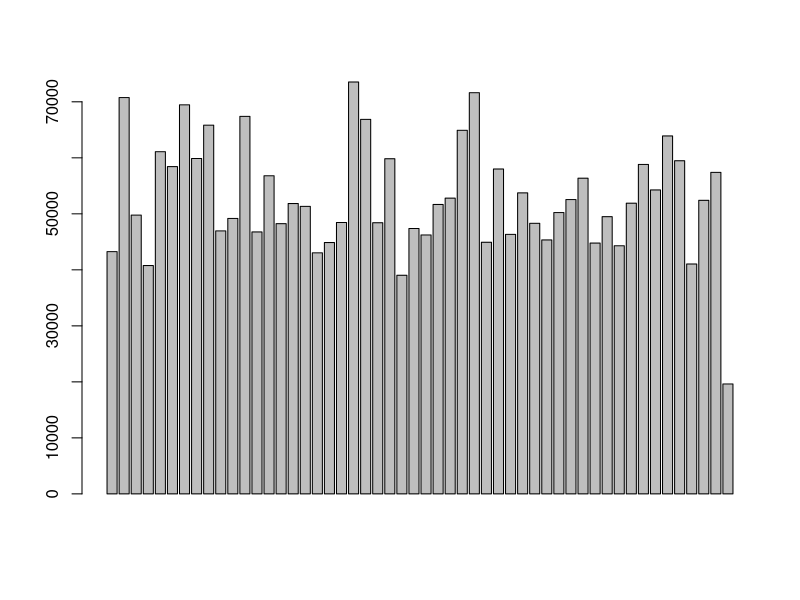
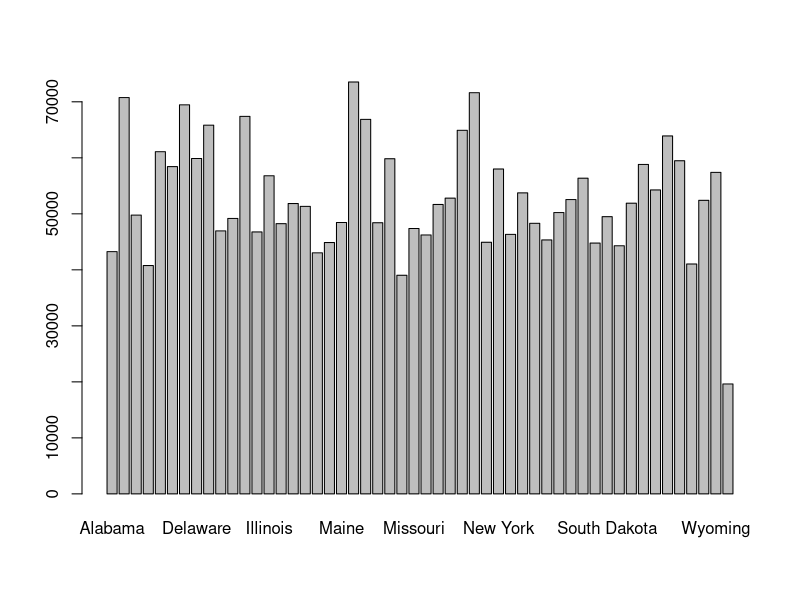
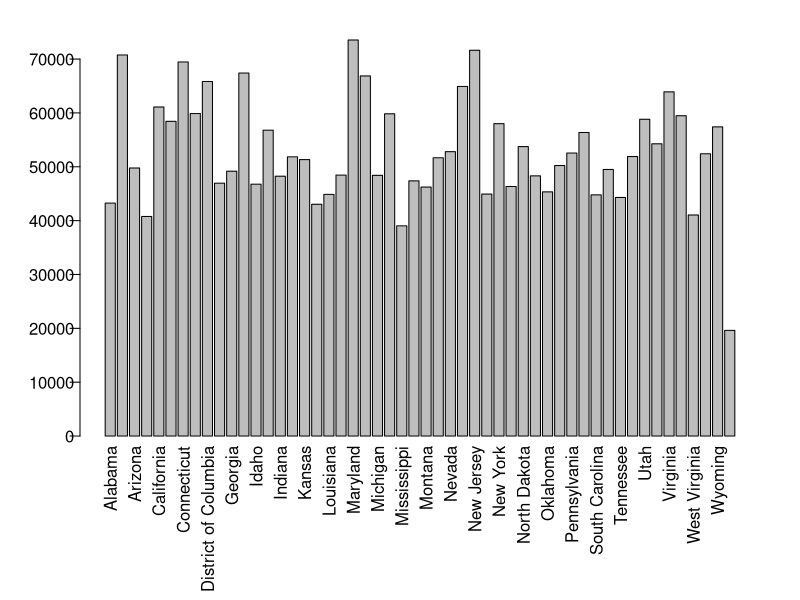
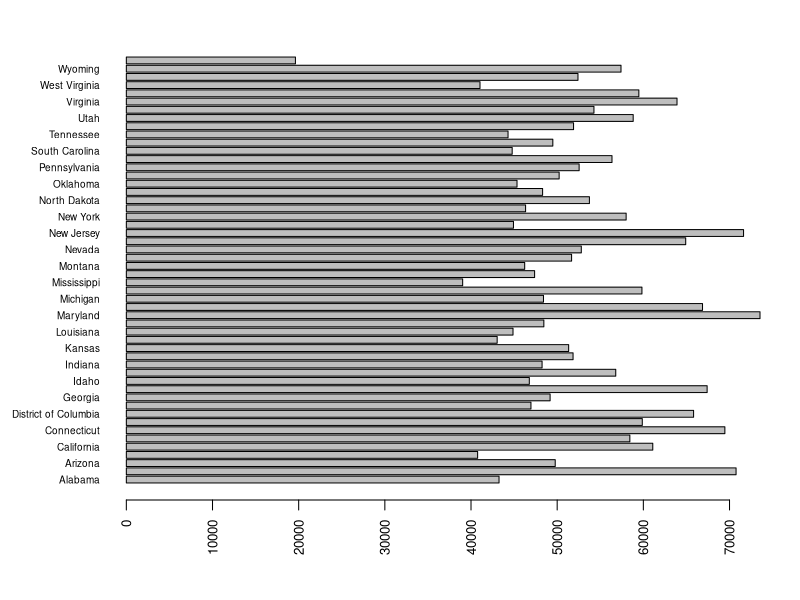
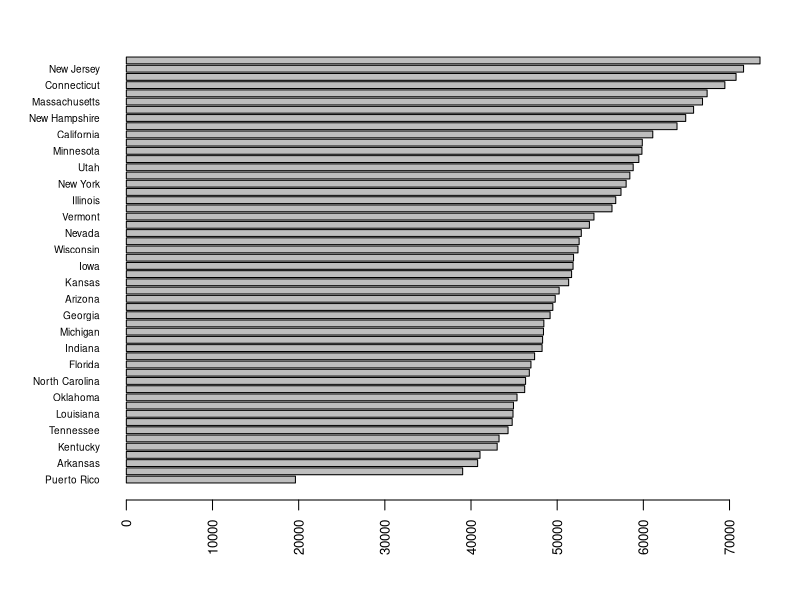
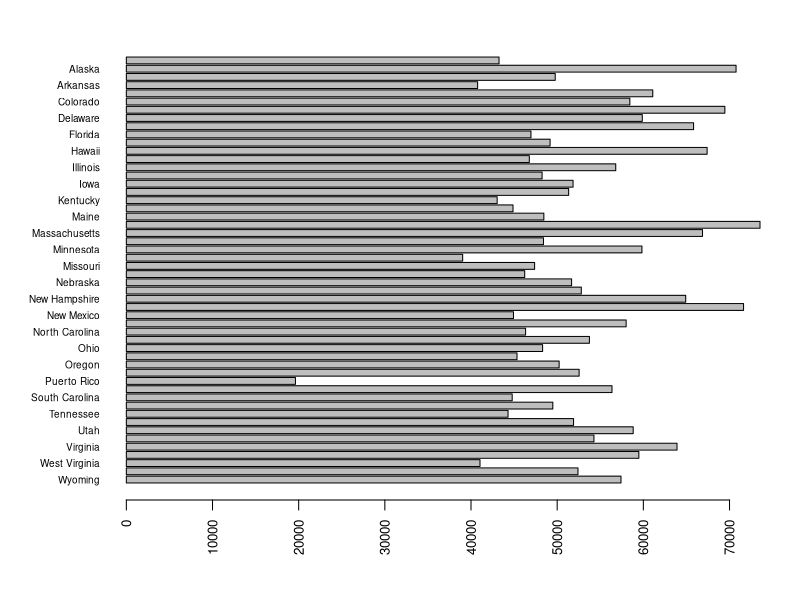
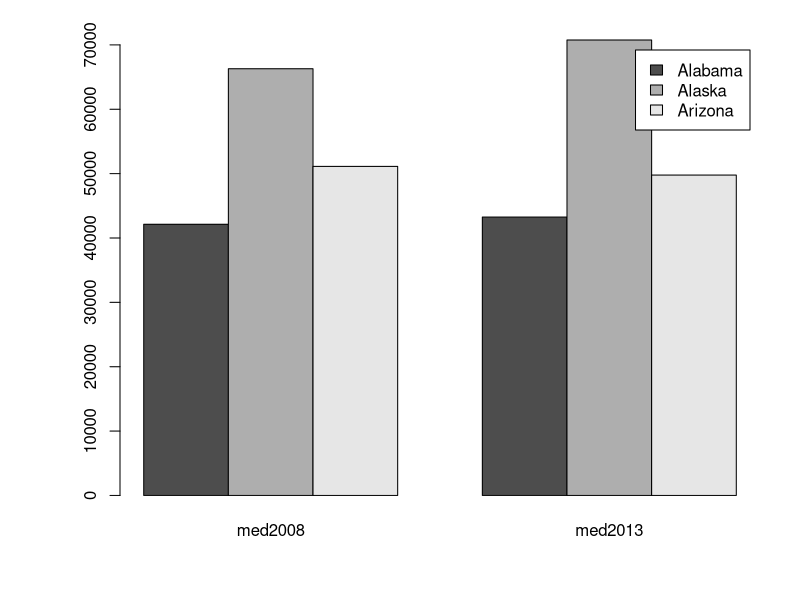
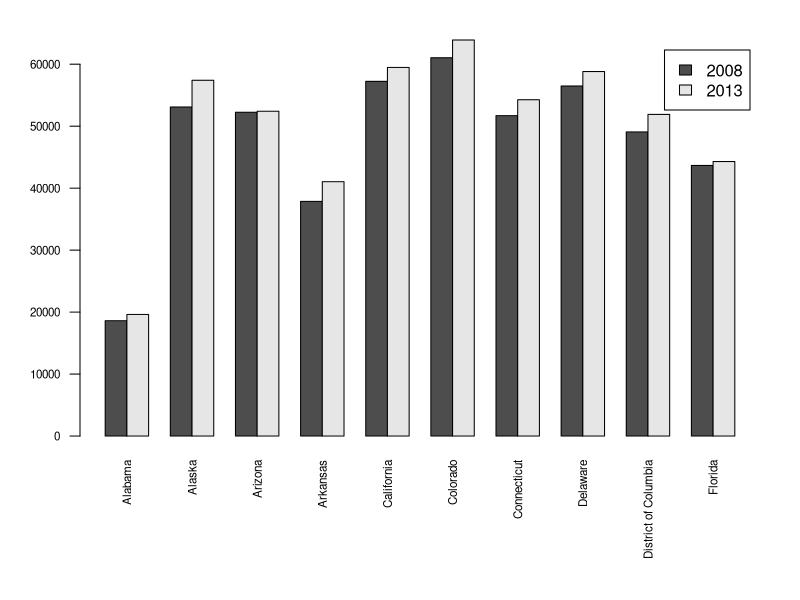

The R source for these figures, in order:
#####
#
# How to Make a Bar Chart
#
#####


#
# Load data
#

income <- read.csv("data/income-totals.csv", stringsAsFactors=FALSE, sep=",", colClasses=c("FIPS"="character"))


#
# Default bar chart
#

barplot(income$med_income)


#
# Axes
#

# Labels
barplot(income$med_income, names.arg=income$name)

par(mar=c(8,4,2,2))
barplot(income$med_income, names=income$name, las=2, mgp=c(3,0.3,0))

# Rotate
par(mar=c(5, 6, 2, 2))
barplot(income$med_income, names.arg=income$name, las=2, horiz=TRUE, cex.names=0.6, cex.axis=0.8)




#
# Sorting
#

# By value
income_desc <- income[order(income$med_income, decreasing=FALSE),]
par(mar=c(5, 6, 2, 2))
barplot(income_desc$med_income, names.arg=income_desc$name, las=2, 
        horiz=TRUE, cex.names=0.6, cex.axis=0.8)

# By name
income_desc <- income[order(income$name, decreasing=TRUE),]
par(mar=c(5, 6, 2, 2))
barplot(income_desc$med_income, names.arg=income_desc$name, 
        las=2, horiz=TRUE, cex.names=0.6, cex.axis=0.8)


#
# Grouping
#

# Merge with state names
income0813 <- read.csv("data/income-2008-13.csv", stringsAsFactors=FALSE, 
                       sep=",", colClasses=c("FIPS"="character"))
income0813 <- merge(income[,c("FIPS", "name")], income0813, by="FIPS")


# Grouped bar chart
barplot(as.matrix(income0813[1:3, c("med2008", "med2013")]), beside=TRUE, 
        legend.text=income0813$name[1:3])

par(mar=c(8,4,2,2))
rotate <- function(x) t(apply(x, 2, rev))
income_rotated <- rotate(as.matrix(income0813[, c("med2008", "med2013")]))
barplot(income_rotated[,1:10], beside=TRUE, legend.text=c("2008", "2013"), names.arg=c(income0813$name[1:10]), cex.axis=0.7, cex.names=0.7, las=2)


# Indexed categories
regions <- read.csv("data/state_geocodes_v2011.csv", stringsAsFactors=FALSE, colClasses=c("Region"="character", "Division"="character", "FIPS"="character", "Name"="character"))
income_more <- merge(income, regions, by="FIPS")
unique_regions <- unique(income_more$Region)

bar_names <- c()
bar_heights <- c()
for (i in 1:length(unique_regions)) {
  
  curr_region <- subset(regions, Region==unique_regions[i] & FIPS=="00" & Division == "0")
  bar_names <- c(bar_names, NA, toupper(curr_region$Name))
  bar_heights <- c(bar_heights, NA, NA)
  
  states <- subset(income_more, Region == unique_regions[i])
  states <- states[order(states$med_income, decreasing=TRUE),]
  bar_names <- c(bar_names, states$Name)
  bar_heights <- c(bar_heights, states$med_income)
}

par(mar=c(5, 8, 2, 2))
barplot(rev(bar_heights), names.arg=rev(bar_names), las=2, horiz=TRUE, cex.names=0.7, cex.axis=0.7)



# Separate charts
par(mfrow=c(2,2), mar=c(5, 8, 4, 2))
for (i in 1:length(unique_regions)) {
	curr_region <- subset(regions, Region==unique_regions[i] & FIPS=="00" & Division == "0")
	
	states <- subset(income_more, Region == unique_regions[i])
	states <- states[order(states$med_income, decreasing=TRUE),]
	barplot(states$med_income, names.arg=states$Name, las=2, horiz=TRUE, cex.names=0.7, cex.axis=0.7, xlim=c(0, 75000), main=curr_region$Name)	
}


#
# Change the look
#

par(mar=c(5, 6, 4, 2))

# Space and border
barplot(states$med_income, names.arg=states$Name, las=2, horiz=TRUE, cex.names=0.7, cex.axis=0.7, xlim=c(0, 75000), main=curr_region$Name, border=NA, space=0.4)


# Color
barplot(states$med_income, names.arg=states$Name, las=2, horiz=TRUE, cex.names=0.8, cex.axis=0.7, xlim=c(0, 75000), main=curr_region$Name, border=NA, space=0.2, col="darkred")

barplot(states$med_income, names.arg=states$Name, las=2, horiz=TRUE, cex.names=0.8, cex.axis=0.7, xlim=c(0, 75000), main=curr_region$Name, border=NA, space=0.2, col=c(rep("gray", length(states$Name)-1), "darkred"))


# Random space and color
par(mfrow=c(3,3))
for (i in 1:9) {
	
	random_space <- runif(1, 0.01, 1.9)
	random_colors <- sample(colors(), length(states$Name))
	barplot(states$med_income, names.arg=states$Name, las=2, horiz=TRUE, cex.names=0.8, cex.axis=0.7, xlim=c(0, 75000), main=curr_region$Name, border=NA, space=random_space, col=random_colors)
}


# Grid lines
par(mar=c(5, 8, 5, 2))
barplot(rev(bar_heights), names.arg=rev(bar_names), las=1, horiz=TRUE, cex.names=0.7, cex.axis=0.7, border=NA, space=0.3, main="Median Household Income, 2013")
grid(NULL, NA, col="white", lty="solid", lwd=0.7)



